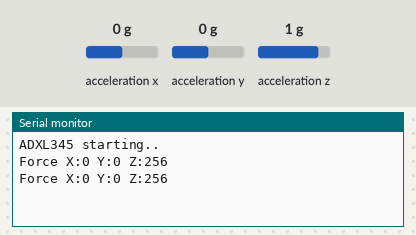
This sketch was run on a simulated Arduino Uno, built with avr-gcc and run on an emulated ATmega328P. On the bench: the last lines printed to the serial monitor. The inputs (shaded band) are chosen by the test bench; at power-on: acceleration x 0 g, acceleration y 0 g, acceleration z 1 g.

Above: at 2.8 s.
2.9 s: acceleration x set to -1.4 g
At 5.4 s:
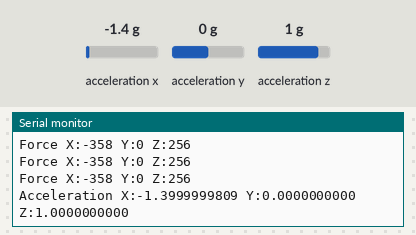
6.5 s: acceleration y set to -1.4 g
At 7.8 s:
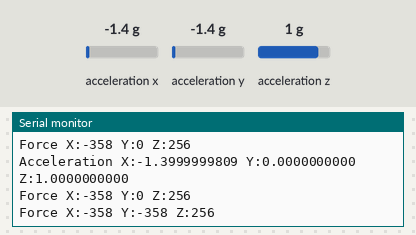
8.0 s: acceleration z set to -1.4 g
At 8.8 s:
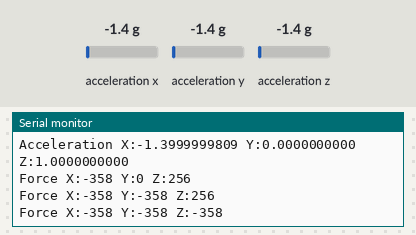

Measured:
- after the input at 2.9 s, the serial monitor: prints a new line after 0.10 s (image 1)
- after the input at 6.5 s, the serial monitor: prints a new line after 0.51 s (image 2)
- after the input at 8.0 s, the serial monitor: prints a new line at once (image 3)

The sketch:

demo_Grove_Accelerometer.ino
```cpp
// (licence header left out)
#include <Arduino.h>

#include <Wire.h>
#include <ADXL345.h>

ADXL345 sensor;

bool timerExpired(unsigned long timeDelta = 1000)
{
  static unsigned long tsStart = millis(); // this value will persist, see note B above.

  unsigned long tsNow = millis();
  unsigned long tsEnd = tsStart + timeDelta;

  if(tsNow <= tsEnd)
  { // not expired
    return false;
  }
  else
  { // expired
  tsStart = tsNow;
  return true;
  }
};

void setup()
{
  Serial.begin(9600);

  while (!Serial)
      delay(1000); // remove this while loop to start the sketch at power-on, else the sketch will wait for a serial connection

  Serial.println(F(""));
  Serial.println(F("ADXL345 starting.."));

  sensor.powerOn(); // using the default I2C (TWI) pins on the MKR
                    // SDA on pin 11 &
                    // SCL on pin 12
}

void loop()
{
  static unsigned int loopCounter = 0;  // this value will persist, see note B above.

  if (timerExpired())
  {
    int x, y, z;

    loopCounter = loopCounter + 1;

    sensor.readXYZ(&x, &y, &z);

    Serial.print(F("Force X:"));
    Serial.print(x, DEC);

    Serial.print(F(" Y:"));
    Serial.print(y, DEC);

    Serial.print(F(" Z:"));
    Serial.println(z, DEC);
  };

  if (loopCounter == 5)
  {
    double acceleration[3];

    loopCounter = 0;

    sensor.getAcceleration(acceleration);

    Serial.print(F("Acceleration X:"));
    Serial.print

    (acceleration[0], DEC);

    Serial.print(F(" Y:"));
    Serial.print(acceleration[1], DEC);

    Serial.print(F(" Z:"));
    Serial.println(acceleration[2], DEC);
  };
}
```
